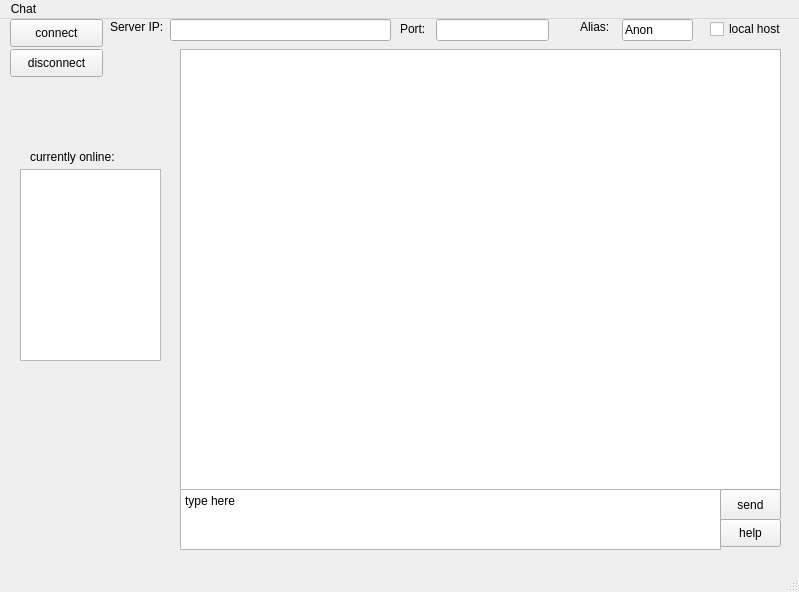
<?xml version="1.0" encoding="UTF-8"?>
<ui version="4.0">
 <class>MainWindow</class>
 <widget class="QMainWindow" name="MainWindow">
  <property name="geometry">
   <rect>
    <x>0</x>
    <y>0</y>
    <width>799</width>
    <height>592</height>
   </rect>
  </property>
  <property name="windowTitle">
   <string>MainWindow</string>
  </property>
  <widget class="QWidget" name="centralwidget">
   <widget class="QTextBrowser" name="ChatText">
    <property name="geometry">
     <rect>
      <x>180</x>
      <y>30</y>
      <width>601</width>
      <height>441</height>
     </rect>
    </property>
   </widget>
   <widget class="QPlainTextEdit" name="TextEingabe">
    <property name="geometry">
     <rect>
      <x>180</x>
      <y>470</y>
      <width>541</width>
      <height>61</height>
     </rect>
    </property>
    <property name="plainText">
     <string>type here</string>
    </property>
   </widget>
   <widget class="QLabel" name="label">
    <property name="geometry">
     <rect>
      <x>110</x>
      <y>0</y>
      <width>61</width>
      <height>16</height>
     </rect>
    </property>
    <property name="text">
     <string>Server IP:</string>
    </property>
   </widget>
   <widget class="QPushButton" name="SendButton">
    <property name="geometry">
     <rect>
      <x>720</x>
      <y>470</y>
      <width>61</width>
      <height>31</height>
     </rect>
    </property>
    <property name="text">
     <string>send</string>
    </property>
   </widget>
   <widget class="QListView" name="UserList">
    <property name="geometry">
     <rect>
      <x>20</x>
      <y>150</y>
      <width>141</width>
      <height>192</height>
     </rect>
    </property>
   </widget>
   <widget class="QCheckBox" name="toggleLocalHost">
    <property name="geometry">
     <rect>
      <x>710</x>
      <y>0</y>
      <width>81</width>
      <height>20</height>
     </rect>
    </property>
    <property name="text">
     <string>local host</string>
    </property>
   </widget>
   <widget class="QPushButton" name="ConnectButton">
    <property name="geometry">
     <rect>
      <x>10</x>
      <y>0</y>
      <width>93</width>
      <height>28</height>
     </rect>
    </property>
    <property name="text">
     <string>connect</string>
    </property>
   </widget>
   <widget class="QLineEdit" name="ServerIPLine">
    <property name="geometry">
     <rect>
      <x>170</x>
      <y>0</y>
      <width>221</width>
      <height>22</height>
     </rect>
    </property>
    <property name="text">
     <string/>
    </property>
   </widget>
   <widget class="QLineEdit" name="AliasLine">
    <property name="geometry">
     <rect>
      <x>622</x>
      <y>0</y>
      <width>71</width>
      <height>22</height>
     </rect>
    </property>
    <property name="text">
     <string>Anon</string>
    </property>
   </widget>
   <widget class="QLabel" name="label_2">
    <property name="geometry">
     <rect>
      <x>580</x>
      <y>0</y>
      <width>31</width>
      <height>16</height>
     </rect>
    </property>
    <property name="text">
     <string>Alias:</string>
    </property>
   </widget>
   <widget class="QLineEdit" name="PortLine">
    <property name="geometry">
     <rect>
      <x>436</x>
      <y>0</y>
      <width>113</width>
      <height>22</height>
     </rect>
    </property>
   </widget>
   <widget class="QLabel" name="label_3">
    <property name="geometry">
     <rect>
      <x>400</x>
      <y>0</y>
      <width>31</width>
      <height>20</height>
     </rect>
    </property>
    <property name="text">
     <string>Port:</string>
    </property>
   </widget>
   <widget class="QLabel" name="label_4">
    <property name="geometry">
     <rect>
      <x>30</x>
      <y>130</y>
      <width>101</width>
      <height>16</height>
     </rect>
    </property>
    <property name="text">
     <string>currently online:</string>
    </property>
   </widget>
   <widget class="QPushButton" name="HelpButton">
    <property name="geometry">
     <rect>
      <x>720</x>
      <y>500</y>
      <width>61</width>
      <height>28</height>
     </rect>
    </property>
    <property name="text">
     <string>help</string>
    </property>
   </widget>
   <widget class="QPushButton" name="DisconnectButton">
    <property name="geometry">
     <rect>
      <x>10</x>
      <y>30</y>
      <width>93</width>
      <height>28</height>
     </rect>
    </property>
    <property name="text">
     <string>disconnect</string>
    </property>
   </widget>
  </widget>
  <widget class="QMenuBar" name="menubar">
   <property name="geometry">
    <rect>
     <x>0</x>
     <y>0</y>
     <width>799</width>
     <height>26</height>
    </rect>
   </property>
   <widget class="QMenu" name="menuChat">
    <property name="title">
     <string>Chat</string>
    </property>
   </widget>
   <addaction name="menuChat"/>
  </widget>
  <widget class="QStatusBar" name="statusbar"/>
 </widget>
 <resources/>
 <connections/>
</ui>
